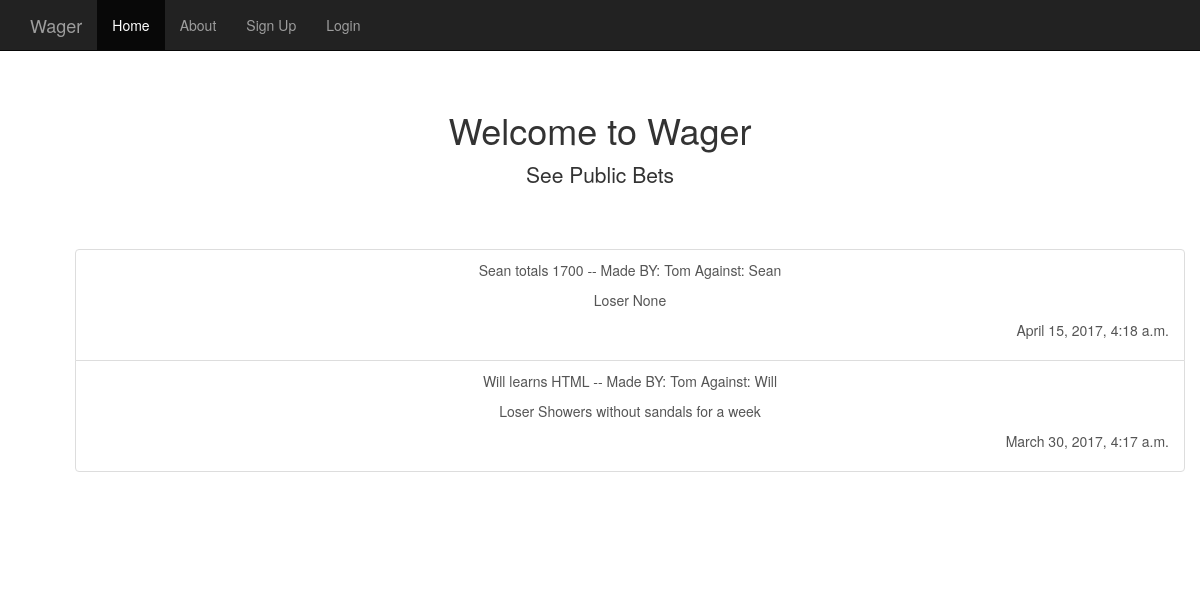
The app's page /, older data.
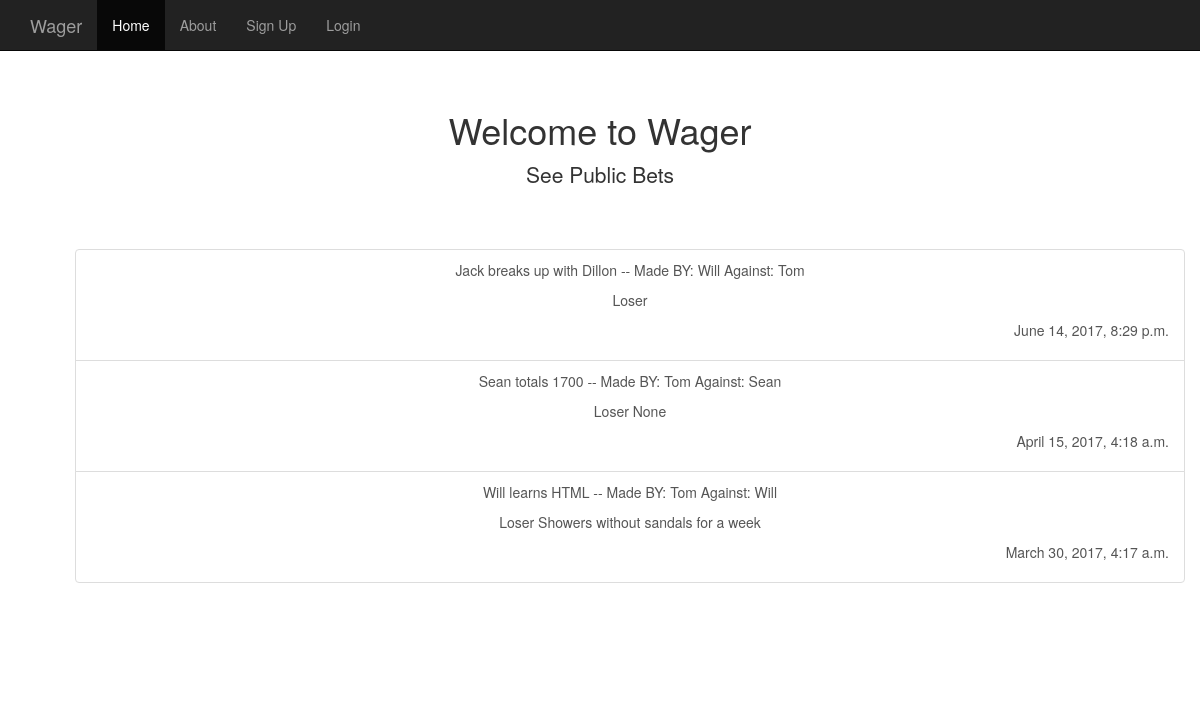
The same page, newer data.
### Wager/models.py (models this page shows, shortened)
class Bet(models.Model):
	user1 = models.ForeignKey(User, on_delete=models.CASCADE, related_name="user1")
	user2 = models.ForeignKey(User, on_delete=models.CASCADE, related_name="user2")
	Terms = models.CharField(max_length=200)
	Stakes = models.CharField(max_length=300)
	Due_date = models.DateTimeField(default=timezone.now()+datetime.timedelta(days=1))
	Winner = models.IntegerField(default=0)
	Status = models.IntegerField()
	Public = models.BooleanField()
	Date_created = models.DateTimeField()

class User(models.Model):
	User_Name = models.CharField(max_length=50)
	Password = models.CharField(max_length=50)
	Date_joined = models.DateTimeField()
	Wins = models.IntegerField(default=0)
	Losses = models.IntegerField(default=0)
	WinPercent = models.IntegerField(default=0)
	LossPercent = models.IntegerField(default=0)

### Wager/views.py (the view)
# urls.py: url(r'^$', views.HomePage, name='HomePage'),
def HomePage(request):
	if ('user' in request.session) and (User.objects.filter(pk=request.session['user']).first() != None):
		u = request.session['user']
		friends = [x.user2_id for x in Relationship.objects.filter(user1_id=u)] + [x.user1_id for x in Relationship.objects.filter(user2_id=u)]
		latest_friends_bets = Bet.objects.filter(Q(user1__pk__in=friends) | Q(user2__pk__in=friends)).order_by('-Date_created')[:5]
		context = {'latest_bet_list': latest_friends_bets}
		return render(request, 'User_Profiles/LoggedIn_HomePage.html', context)
	else:
		latest_bet_list = Bet.objects.filter(Public=True).order_by('-Date_created')[:5]
		context = {'latest_bet_list': latest_bet_list}
		return render(request, 'User_Profiles/Not_LoggedIn_HomePage.html', context)

### Wager/templates/User_Profiles/Not_LoggedIn_HomePage.html
{% extends 'User_Profiles/HomePage_Base.html' %}
{% block login %}
<li><a href="$$$">About</a></li>
<li><a href="/SignUp/">Sign Up</a></li>
<li><a href="/LogIn/">Login</a></li>
{% endblock %}
{% block content %}
	<h1>Welcome to Wager</h1>
    <p class="lead">See Public Bets</p>
	<div class="container">
	<div class="starter-template">
	  <div class="list-group">
	  	{% if latest_bet_list %}
		    {% for bet in latest_bet_list %}
		        <a href="#", class="list-group-item">
		          <p>{{ bet.Terms }} -- Made BY: {{ bet.user1.User_Name }} Against: {{  bet.user2.User_Name }}</p>
		          <p>Loser {{ bet.Stakes }}</p>
		          <p align="right">{{ bet.Due_date }}</p>
		        </a>
		    {% endfor %}
	    {% endif %}
	  </div>
	</div>
</div>
{% endblock %}

Row changes from the older to the newer data that the page shows:
added Bet: Terms "Jack breaks up with Dillon", user1.User_Name "Will", user2.User_Name "Tom", Due_date "June 14, 2017, 8:29 p.m."
